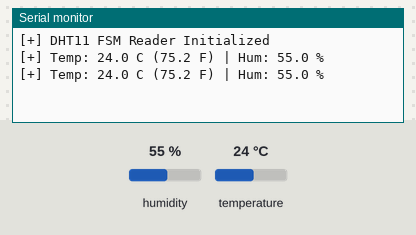
A sketch run on a simulated Arduino Uno, built with avr-gcc and run on an emulated ATmega328P. Shown: the last lines printed to the serial monitor. Wiring (inferred from the names in the program): DHT11 sensor: data pin 2. The inputs (shaded band) are chosen by the test bench; at power-on: humidity 55 %, temperature 24 °C.

Above: at 4.8 s.
4.9 s: humidity set to 22 %
At 7.4 s:
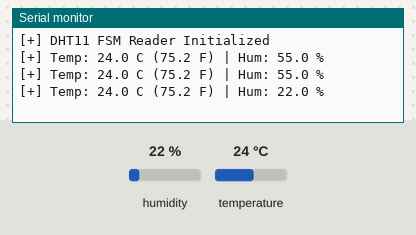
7.9 s: temperature set to 12 °C
At 8.6 s:
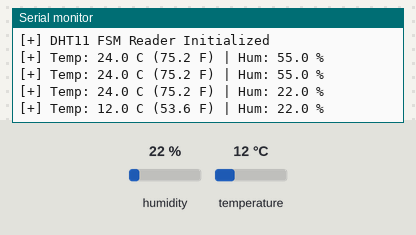
10.9 s: humidity set to 40 %
At 13.2 s:
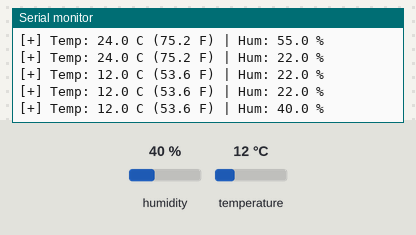
Timing chart, 0 to 14.7 s (numbered marks = the images above; inputs shaded):
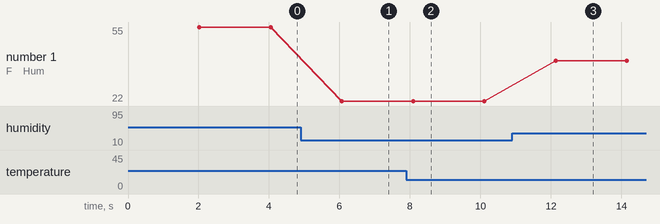

The sketch:

ky015-ollama.ino
```cpp
#define DHT_PIN 2
#define MIN_INTERVAL 2000

struct SensorData {
  float humidity;
  float temperature;
};

enum State { STATE_IDLE, STATE_START_LOW, STATE_READ_DATA, STATE_COMPLETE, STATE_ERROR };

volatile uint32_t stateStartTime = 0;
volatile State currentState = STATE_IDLE;
volatile SensorData sensorData = {0.0, 0.0};
uint8_t dataBits[5] = {0};

void setup() {
  Serial.begin(115200);
  pinMode(DHT_PIN, OUTPUT);
  digitalWrite(DHT_PIN, HIGH);
  Serial.println(F("[+] DHT11 FSM Reader Initialized"));
}

void loop() {
  uint32_t now = millis();

  switch (currentState) {
    case STATE_IDLE:
      if (now - stateStartTime >= MIN_INTERVAL) {
        // Start trigger: pull pin LOW
        pinMode(DHT_PIN, OUTPUT);
        digitalWrite(DHT_PIN, LOW);
        stateStartTime = now;
        currentState = STATE_START_LOW;
      }
      break;

    case STATE_START_LOW:
      if (now - stateStartTime >= 18) {
        // End of start signal
        currentState = STATE_READ_DATA;
      }
      break;

    case STATE_READ_DATA: {
      // 1. Switch to input pullup and wait for response
      pinMode(DHT_PIN, INPUT_PULLUP);
      delayMicroseconds(30);

      uint32_t timeout = micros();
      while (digitalRead(DHT_PIN) == HIGH) {
        if (micros() - timeout > 100) {
          currentState = STATE_ERROR;
          return;
        }
      }

      timeout = micros();
      while (digitalRead(DHT_PIN) == LOW) {
        if (micros() - timeout > 100) {
          currentState = STATE_ERROR;
          return;
        }
      }

      timeout = micros();
      while (digitalRead(DHT_PIN) == HIGH) {
        if (micros() - timeout > 100) {
          currentState = STATE_ERROR;
          return;
        }
      }

      // 2. Read 40 bits
      for (int i = 0; i < 5; i++) {
        dataBits[i] = 0;
      }

      for (int i = 0; i < 40; i++) {
        timeout = micros();
        while (digitalRead(DHT_PIN) == LOW) {
          if (micros() - timeout > 100) {
            currentState = STATE_ERROR;
            return;
          }
        }

        uint32_t t_start = micros();
        while (digitalRead(DHT_PIN) == HIGH) {
          if (micros() - t_start > 150) {
            currentState = STATE_ERROR;
            return;
          }
        }
        uint32_t high_duration = micros() - t_start;

        uint8_t byte_idx = i / 8;
        dataBits[byte_idx] <<= 1;
        if (high_duration > 40) {
          dataBits[byte_idx] |= 1;
        }
      }

      // 3. Verify checksum
      uint8_t checksum = dataBits[0] + dataBits[1] + dataBits[2] + dataBits[3];
      if (checksum == dataBits[4] && (dataBits[0] != 0 || dataBits[2] != 0)) {
        sensorData.humidity = dataBits[0] + (dataBits[1] * 0.1f);
        sensorData.temperature = dataBits[2] + (dataBits[3] * 0.1f);
        currentState = STATE_COMPLETE;
      } else {
        currentState = STATE_ERROR;
      }
      break;
    }

    case STATE_COMPLETE: {
      float temp_f = (sensorData.temperature * 1.8f) + 32.0f;
      Serial.print(F("[+] Temp: "));
      Serial.print(sensorData.temperature, 1);
      Serial.print(F(" C ("));
      Serial.print(temp_f, 1);
      Serial.print(F(" F) | Hum: "));
      Serial.print(sensorData.humidity, 1);
      Serial.println(F(" %"));
      stateStartTime = millis();
      currentState = STATE_IDLE;
      break;
    }

    case STATE_ERROR:
      Serial.println(F("[!] Warning: Sensor read timeout or checksum error."));
      stateStartTime = millis();
      currentState = STATE_IDLE;
      break;
  }
}
```

Measured:
- after the input at 4.9 s, the serial monitor: prints a new line after 1.2 s (image 1)
- after the input at 7.9 s, the serial monitor: prints a new line after 0.19 s (image 2)
- after the input at 10.9 s, the serial monitor: prints a new line after 1.2 s (image 3)
- plotted number 1: 55 → 22 after the input at 4.9 s, 22 → 40 after the input at 10.9 s
